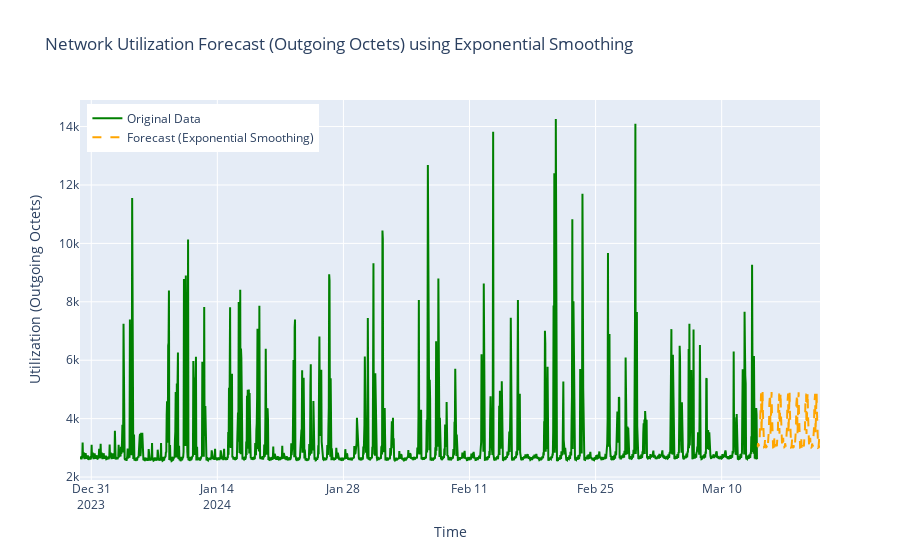

The notebook cell this image was saved under:
### Code cell
import plotly.graph_objs as go
from plotly.subplots import make_subplots

# Fit Exponential Smoothing Model
model_ets = ExponentialSmoothing(data_hourly['ifHCOutOctets'], trend='add', seasonal='add', seasonal_periods=24).fit()

# Forecast for the next 7 days (168 hours)
forecast_ets = model_ets.forecast(steps=168)

# Plot
fig = make_subplots()
fig.add_trace(go.Scatter(
    x=data_hourly.index, 
    y=data_hourly['ifHCOutOctets'], 
    mode='lines', 
    name='Original Data',
    line=dict(color='green')
))

# Forecasted data
forecast_index = pd.date_range(start=data_hourly.index[-1], periods=168, freq='H')
fig.add_trace(go.Scatter(
    x=forecast_index, 
    y=forecast_ets, 
    mode='lines', 
    name='Forecast (Exponential Smoothing)',
    line=dict(color='orange', dash='dash')
))
fig.update_layout(
    title="Network Utilization Forecast (Outgoing Octets) using Exponential Smoothing",
    xaxis_title="Time",
    yaxis_title="Utilization (Outgoing Octets)",
   # template="plotly_dark",
    legend=dict(x=0.01, y=0.99)
)
fig.show()

### Figure 1 — Plotly figure (JSON) as saved in the notebook; plotly's stock layout.template omitted (floating-point values rounded to 4 significant figures; data arrays with more than 128 entries replaced by an {"elided": "..."} marker saying what was removed)
{"data": [{"line": {"color": "green"}, "mode": "lines", "name": "Original Data", "type": "scatter", "x": {"elided": "1805 str values"}, "y": {"elided": "1805 float values"}}, {"line": {"color": "orange", "dash": "dash"}, "mode": "lines", "name": "Forecast (Exponential Smoothing)", "type": "scatter", "x": {"elided": "168 str values"}, "y": {"elided": "168 float values"}}], "layout": {"legend": {"x": 0.01, "y": 0.99}, "title": {"text": "Network Utilization Forecast (Outgoing Octets) using Exponential Smoothing"}, "xaxis": {"anchor": "y", "domain": [0, 1], "title": {"text": "Time"}}, "yaxis": {"anchor": "x", "domain": [0, 1], "title": {"text": "Utilization (Outgoing Octets)"}}}}
